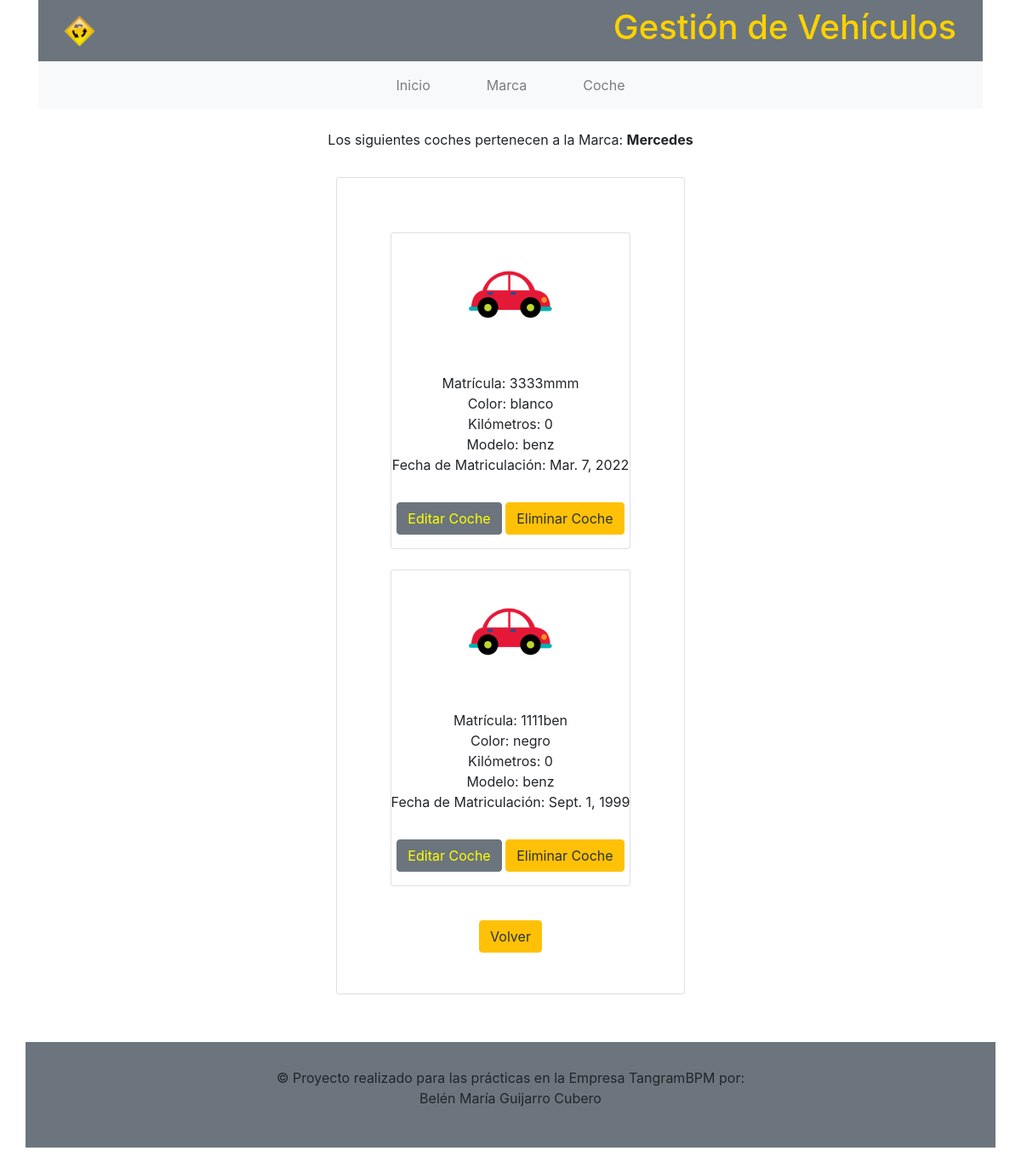
Page /cocheMarca/2 on the committed database.
### registroCoches/models.py (models this page shows, shortened)
class Marca(models.Model):
	nombreMarca = models.CharField(max_length=30)
	logo = models.ImageField(null=True)
	created=models.DateTimeField(auto_now_add=True, null=True)
	updated=models.DateTimeField(auto_now_add=True, null=True)
	class Meta:
		verbose_name= 'marca'
		verbose_name_plural = 'marcas'

class Coche(models.Model):
	matricula= models.CharField(max_length= 7,primary_key=True)
	fotoCoche = models.ImageField(null=True)
	color =models.CharField(max_length=15)
	kilometros=models.IntegerField(default=0)
	agnoMatriculacion= models.DateField()
	modelo =models.ForeignKey (Modelo, on_delete=models.CASCADE)
	created=models.DateTimeField(auto_now_add=True, null=True)
	updated=models.DateTimeField(auto_now_add=True, null=True)
	class Meta:
		verbose_name= 'coche'
		verbose_name_plural = 'coches'

class Modelo(models.Model):
	nombreModelo = models.CharField(max_length=30)
	agnoModelo = models.DateField()
	marca =models.ForeignKey (Marca, on_delete=models.CASCADE)
	created=models.DateTimeField(auto_now_add=True, null=True)
	updated=models.DateTimeField(auto_now_add=True, null=True)
	class Meta:
		verbose_name= 'modelo'
		verbose_name_plural = 'modelos'
	def __str__(self):
		return self.nombreModelo

### registroCoches/views.py (the view)
# urls.py: path('cocheMarca/<int:id>', views.cocheMarca, name="cocheMarca"),
def cocheMarca(request,id):
	marcas=Marca.objects.all()
	modelos=Modelo.objects.all()
	coches=Coche.objects.all()
	diccionarios= Coche.objects.select_related('modelo').values_list('modelo__marca','matricula')
	dicc={}
	for k, v in diccionarios:
		dicc.setdefault(k, []).append(v)
	control=dicc[id]
	identificador=id
	return render(request, "registroCoches/cocheMarca.html",{"marcas":marcas, "modelos":modelos, "coches":coches,"diccionarios":diccionarios,"dicc":dicc,"control":control,"identificador":identificador,})

### registroCoches/templates/registroCoches/cocheMarca.html
{% extends "registroCoches/plantilla.html" %}
{% load static %}
{% block content %}
<center>
    <br/>
    Los siguientes coches pertenecen a la Marca:
{% for marca in marcas %}
{% if marca.id == identificador %}
    <b>
        {{ marca.nombreMarca}}
    </b>
    {% endif %}
{% endfor %}
    <div class="row justify-content-center">
        <div class="card" style="align-items: center; padding: 3em;margin: 2em;">
            <div class="container py-3">
                {% for cont in control %}
	{% for coche in coches %}
		{% if coche.matricula == cont %}
                <div class="card text-center">
                    <div class="card-body">
                        <img src="{{ coche.fotoCoche.url}}" width="100"/>
                    </div>
                    <br/>
                    Matrícula: {{ coche.matricula }}
                    <br/>
                    Color:   {{ coche.color }}
                    <br/>
                    Kilómetros: {{ coche.kilometros }}
                    <br/>
                    Modelo:  {{ coche.modelo }}
                    <br/>
                    Fecha de Matriculación:   {{ coche.agnoMatriculacion }}
                    <br/>
                    <p style="text-align: center; padding-top: 2em;">
                        <a href="{% url 'editarCoche' coche.matricula %}">
                            <button class="btn btn-secondary" style="color:#FFFF00" type="button">
                               Editar Coche
                            </button>
                        </a>
                        <a href="{% url 'eliminarCoche' coche.matricula %}">
                            <button class="btn btn-warning" style="color:#293133" type="button">
                                Eliminar Coche
                            </button>
                        </a>
                    </p>
                </div><br/>
                {% endif %}
	{% endfor %}
{% endfor %}
            </div>
             <a href="{% url 'Coche' %}">
                <button class="btn btn-warning " style="color:#293133" type="button">
                    Volver
                </button>
            </a></div>
     </div>
</center>
{% endblock %}

### registroCoches/templates/registroCoches/plantilla.html (shortened to what this page needs)
<html>
    <head>
        {%load static%}
        <link href="{% static 'registroCoches/vendor/bootstrap/css/bootstrap.min.css' %}" rel="stylesheet"/>
    </head>
    <body>
        <div class="container">
            <nav class="navbar navbar-light bg-secondary">
                <div class="container">
                    <div class="logo">
                        <a class="navbar-brand" href="{% url 'Inicio'%}">
                            <img height="35" src="{% static 'registroCoches/img/logo.png' %}">
                        </a>
                    </div>
                    <div class="cabecera">
                        <h1 style="color:#FAD201">
                            Gestión de Vehículos
                        </h1>
                    </div>
                </div>
            </nav>
        </div>
        <div class="container">
            <nav class="navbar navbar-expand-lg navbar-light bg-light ">
                <div class="container-fluid">
                    <div class="mx-auto" style="margin:auto">
                        <ul class="navbar-nav me-auto mb-2 mb-lg-0">
                            <li class="nav-item" style="margin-right: 50;">
                                <a class="nav-link {% if request.path == '/'%}active {% endif %}" href="{% url 'Inicio'%}">
                                    Inicio
                                </a>
                            </li>
                            <li class="nav-item {% if request.path == '/marca'%}active {% endif %}" style="margin-right: 50;">
                                <a class="nav-link" href="{% url 'Marca'%}">
                                    Marca
                                </a>
                            </li>
                            <li class="nav-item {% if request.path == '/coche'%}active {% endif %}">
                                <a class="nav-link" href="{% url 'Coche'%}">
                                    Coche
                                </a>
                            </li>
                        </ul>
                    </div>
                </div>
            </nav>
        </div>
        {%block content%}
       {%endblock%}
        <footer class="footer text-center py-4">
            <div class="container bg-secondary" style="padding:30 0;">
                <p>
                    © Proyecto realizado para las prácticas en la Empresa TangramBPM por:
                    <br>
                        Belén María Guijarro Cubero
                </p>
            </div>
        </footer>
    </body>
</html>

### rows in the picture
Marca: nombreMarca "Mercedes"
Coche: fotoCoche (picture), matricula "3333mmm", color "blanco", kilometros "0", modelo "benz", agnoMatriculacion "Mar. 7, 2022"
Coche: fotoCoche (picture), matricula "1111ben", color "negro", kilometros "0", modelo "benz", agnoMatriculacion "Sept. 1, 1999"
